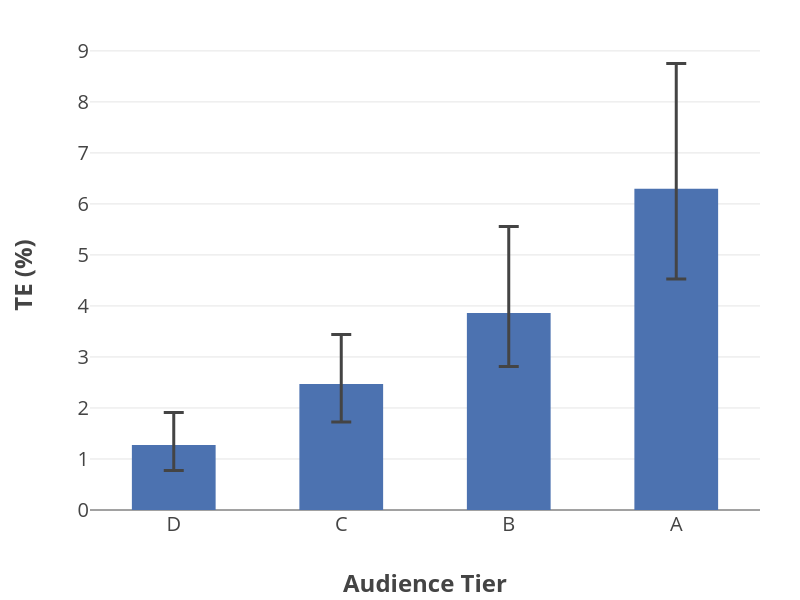

The cell this chart's notebook holds for it:
### Code cell
stats = (
    perfis
    .group_by("tier_audiencia")
    .agg(
        pl.col("erclassico_mediana").median().alias("te_median"),
        pl.col("erclassico_mediana").quantile(0.25).alias("te_q1"),
        pl.col("erclassico_mediana").quantile(0.75).alias("te_q3"),
        pl.col("cv").median().alias("cv_median"),
        pl.col("cv").quantile(0.25).alias("cv_q1"),
        pl.col("cv").quantile(0.75).alias("cv_q3"),
    )
    .with_columns(
        pl.col("tier_audiencia")
          .replace({tier: i for i, tier in enumerate(ORDEM_TIER)})
          .alias("ordem")
    )
    .sort("ordem")
    .drop("ordem")
    .to_pandas()
)

fig = go.Figure()

fig.add_trace(
    go.Bar(
        x=stats["tier_audiencia"],
        y=stats["te_median"],
        error_y=dict(
            type="data",
            symmetric=False,
            array=(stats["te_q3"] - stats["te_median"]).tolist(),
            arrayminus=(stats["te_median"] - stats["te_q1"]).tolist(),
            thickness=3,
            width=10,
        ),
        marker_color="#4C72B0",
        width=0.5,
    )
)

fig.update_layout(
    template="none",
    paper_bgcolor="white",
    plot_bgcolor="white",
    width=800,
    height=600,
    font=dict(size=20),
    margin=dict(l=90, r=40, t=40, b=90),
)

fig.update_xaxes(
    title="<b>Audience Tier</b>",
    title_font=dict(size=24),
    tickfont=dict(size=20),
    categoryorder="array",
    categoryarray=["D", "C", "B", "A"]
)

fig.update_yaxes(
    title="<b>TE (%)</b>",
    title_font=dict(size=24),
    tickfont=dict(size=20),
    gridcolor="#e5e5e5"
)

fig.write_image(
    "output/fig_h1_mediana_iqr_te_en.png",
    width=800,
    height=600,
    scale=3
)
fig.show()

### Figure 1 — Plotly figure (JSON) as saved in the notebook; plotly's stock layout.template omitted (floating-point values rounded to 4 significant figures)
{"data": [{"error_y": {"array": [0.6349, 0.9707, 1.696, 2.454], "arrayminus": [0.4979, 0.7431, 1.051, 1.768], "symmetric": false, "thickness": 3, "type": "data", "width": 10}, "marker": {"color": "#4C72B0"}, "type": "bar", "width": 0.5, "x": ["D", "C", "B", "A"], "y": [1.274, 2.469, 3.862, 6.298]}], "layout": {"font": {"size": 20}, "height": 600, "margin": {"b": 90, "l": 90, "r": 40, "t": 40}, "paper_bgcolor": "white", "plot_bgcolor": "white", "width": 800, "xaxis": {"categoryarray": ["D", "C", "B", "A"], "categoryorder": "array", "tickfont": {"size": 20}, "title": {"font": {"size": 24}, "text": "<b>Audience Tier</b>"}}, "yaxis": {"gridcolor": "#e5e5e5", "tickfont": {"size": 20}, "title": {"font": {"size": 24}, "text": "<b>TE (%)</b>"}}}}
